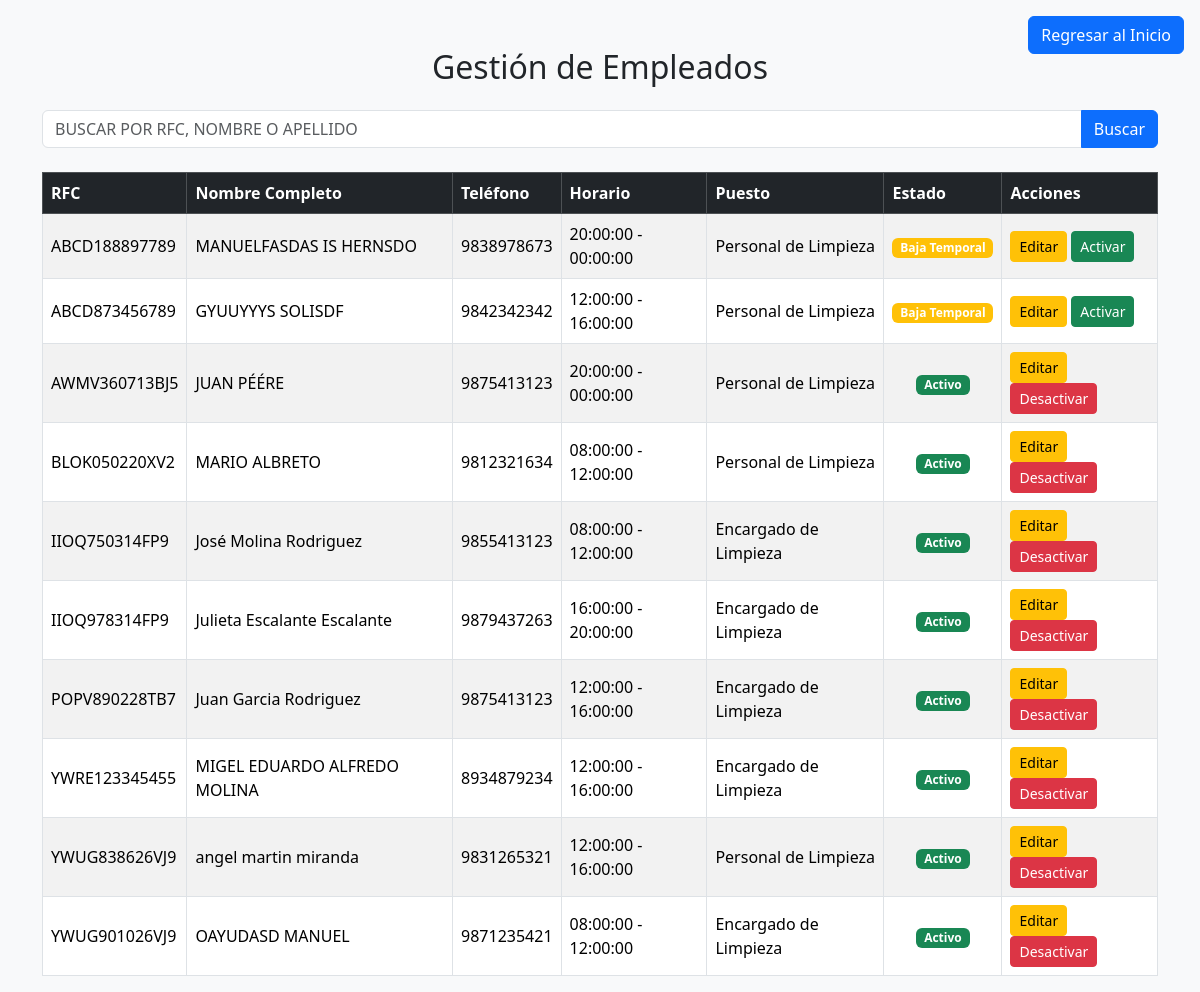
The page /pagina/gestionempleados.php on the database its author committed.
### tables this page shows
CREATE TABLE `personal` (
  `RFC` varchar(15) NOT NULL,
  `Nombre` varchar(50) NOT NULL,
  `PrimerApellido` varchar(30) NOT NULL,
  `SegundoApellido` varchar(30) DEFAULT NULL,
  `Telefono` varchar(15) NOT NULL,
  `NoCasa` int(11) NOT NULL,
  `IdHorario` int(11) NOT NULL,
  `IdPuesto` int(11) NOT NULL,
  `EstadoLimpieza` enum('Disponible','Asignado') DEFAULT 'Disponible',
  `Estado` enum('Activo','Baja Temporal') DEFAULT 'Activo'
);

CREATE TABLE `puesto` (
  `IdPuesto` int(11) NOT NULL,
  `nombrePuesto` varchar(30) NOT NULL,
  `DescripcionPuesto` varchar(200) NOT NULL
);

### pagina/gestionempleados.php (the view, shortened to what this page needs)
<?php
include('conexion.php');
$searchQuery = '';
function obtenerEmpleados($conexion, $searchQuery = '') {
    $sql = "
        SELECT p.*,
               CONCAT(h.HoraEntrada, ' - ', h.HoraSalida) AS HorarioCompleto,
               puesto.nombrePuesto AS Puesto
        FROM personal p
        LEFT JOIN horario h ON p.IdHorario = h.IdHorario
        LEFT JOIN puesto ON p.IdPuesto = puesto.IdPuesto
        $searchQuery";
    return $conexion->query($sql);
}
$empleados = obtenerEmpleados($conexion, $searchQuery);
?>
<!DOCTYPE html>
<html lang="es">
<head>
    <link href="css/bootstrap.min.css" rel="stylesheet">
</head>
<body class="bg-light">
    <div class="container mt-5">
        <h2 class="text-center mb-4">Gestión de Empleados</h2>
        <form method="GET" class="mb-4">
            <div class="input-group">
                <input type="text" name="buscar" class="form-control" placeholder="Buscar por RFC, Nombre o Apellido" style="text-transform: uppercase;" value="<?= isset($_GET['buscar']) ? htmlspecialchars($_GET['buscar']) : '' ?>">
                <button type="submit" class="btn btn-primary">Buscar</button>
            </div>
        </form>
        <table class="table table-striped table-bordered align-middle">
            <thead class="table-dark">
                <tr>
                    <th>RFC</th>
                    <th>Nombre Completo</th>
                    <th>Teléfono</th>
                    <th>Horario</th>
                    <th>Puesto</th>
                    <th>Estado</th>
                    <th>Acciones</th>
                </tr>
            </thead>
            <tbody>
                <?php while ($empleado = $empleados->fetch_assoc()) { ?>
                    <tr>
                        <td><?= htmlspecialchars($empleado['RFC']); ?></td>
                        <td><?= htmlspecialchars($empleado['Nombre'] . ' ' . $empleado['PrimerApellido'] . ' ' . $empleado['SegundoApellido']); ?></td>
                        <td><?= htmlspecialchars($empleado['Telefono']); ?></td>
                        <td><?= htmlspecialchars($empleado['HorarioCompleto']); ?></td>
                        <td><?= htmlspecialchars($empleado['Puesto']); ?></td>
                        <td class="text-center">
                            <span class="badge bg-<?= $empleado['Estado'] === 'Activo' ? 'success' : 'warning'; ?>">
                                <?= htmlspecialchars($empleado['Estado']); ?>
                            </span>
                        </td>
                        <td>
                            <button class="btn btn-warning btn-sm editarEmpleado"
                                    data-bs-toggle="modal"
                                    data-bs-target="#editarEmpleado"
                                    data-rfc="<?= htmlspecialchars($empleado['RFC']); ?>"
                                    data-nombre="<?= htmlspecialchars($empleado['Nombre']); ?>"
                                    data-primerapellido="<?= htmlspecialchars($empleado['PrimerApellido']); ?>"
                                    data-segundoapellido="<?= htmlspecialchars($empleado['SegundoApellido']); ?>"
                                    data-telefono="<?= htmlspecialchars($empleado['Telefono']); ?>"
                                    data-idhorario="<?= htmlspecialchars($empleado['IdHorario']); ?>"
                                    data-idpuesto="<?= htmlspecialchars($empleado['IdPuesto']); ?>"
                                    data-estado="<?= htmlspecialchars($empleado['Estado']); ?>">
                                Editar
                            </button>
                            <button class="btn btn-sm btn-<?= $empleado['Estado'] === 'Activo' ? 'danger' : 'success'; ?> cambiarEstado"
                                    data-rfc="<?= htmlspecialchars($empleado['RFC']); ?>"
                                    data-nuevoestado="<?= $empleado['Estado'] === 'Activo' ? 'Baja Temporal' : 'Activo'; ?>">
                                <?= $empleado['Estado'] === 'Activo' ? 'Desactivar' : 'Activar'; ?>
                            </button>
                        </td>
                    </tr>
                <?php } ?>
            </tbody>
        </table>
    </div>
<a href="index.php" class="btn btn-primary position-fixed top-0 end-0 m-3">Regresar al Inicio</a>
</body>
</html>

### rows shown on the page
personal: RFC "ABCD188897789", Nombre+PrimerApellido+SegundoApellido "MANUELFASDAS IS HERNSDO", Telefono "9838978673", HorarioCompleto "20:00:00 - 00:00:00", IdPuesto.nombrePuesto "Personal de Limpieza", Estado "Baja Temporal", shows "Activar"
personal: RFC "ABCD873456789", Nombre+PrimerApellido+SegundoApellido "GYUUYYYS SOLISDF", Telefono "9842342342", HorarioCompleto "12:00:00 - 16:00:00", IdPuesto.nombrePuesto "Personal de Limpieza", Estado "Baja Temporal", shows "Activar"
personal: RFC "AWMV360713BJ5", Nombre+PrimerApellido+SegundoApellido "JUAN PÉÉRE", Telefono "9875413123", HorarioCompleto "20:00:00 - 00:00:00", IdPuesto.nombrePuesto "Personal de Limpieza", Estado "Activo", shows "Desactivar"
personal: RFC "BLOK050220XV2", Nombre+PrimerApellido+SegundoApellido "MARIO ALBRETO", Telefono "9812321634", HorarioCompleto "08:00:00 - 12:00:00", IdPuesto.nombrePuesto "Personal de Limpieza", Estado "Activo", shows "Desactivar"
personal: RFC "IIOQ750314FP9", Nombre+PrimerApellido+SegundoApellido "José Molina Rodriguez", Telefono "9855413123", HorarioCompleto "08:00:00 - 12:00:00", IdPuesto.nombrePuesto "Encargado de Limpieza", Estado "Activo", shows "Desactivar"
personal: RFC "IIOQ978314FP9", Nombre+PrimerApellido+SegundoApellido "Julieta Escalante Escalante", Telefono "9879437263", HorarioCompleto "16:00:00 - 20:00:00", IdPuesto.nombrePuesto "Encargado de Limpieza", Estado "Activo", shows "Desactivar"
personal: RFC "POPV890228TB7", Nombre+PrimerApellido+SegundoApellido "Juan Garcia Rodriguez", Telefono "9875413123", HorarioCompleto "12:00:00 - 16:00:00", IdPuesto.nombrePuesto "Encargado de Limpieza", Estado "Activo", shows "Desactivar"
personal: RFC "YWRE123345455", Nombre+PrimerApellido+SegundoApellido "MIGEL EDUARDO ALFREDO MOLINA", Telefono "8934879234", HorarioCompleto "12:00:00 - 16:00:00", IdPuesto.nombrePuesto "Encargado de Limpieza", Estado "Activo", shows "Desactivar"
personal: RFC "YWUG838626VJ9", Nombre+PrimerApellido+SegundoApellido "angel martin miranda", Telefono "9831265321", HorarioCompleto "12:00:00 - 16:00:00", IdPuesto.nombrePuesto "Personal de Limpieza", Estado "Activo", shows "Desactivar"
personal: RFC "YWUG901026VJ9", Nombre+PrimerApellido+SegundoApellido "OAYUDASD MANUEL", Telefono "9871235421", HorarioCompleto "08:00:00 - 12:00:00", IdPuesto.nombrePuesto "Encargado de Limpieza", Estado "Activo", shows "Desactivar"
